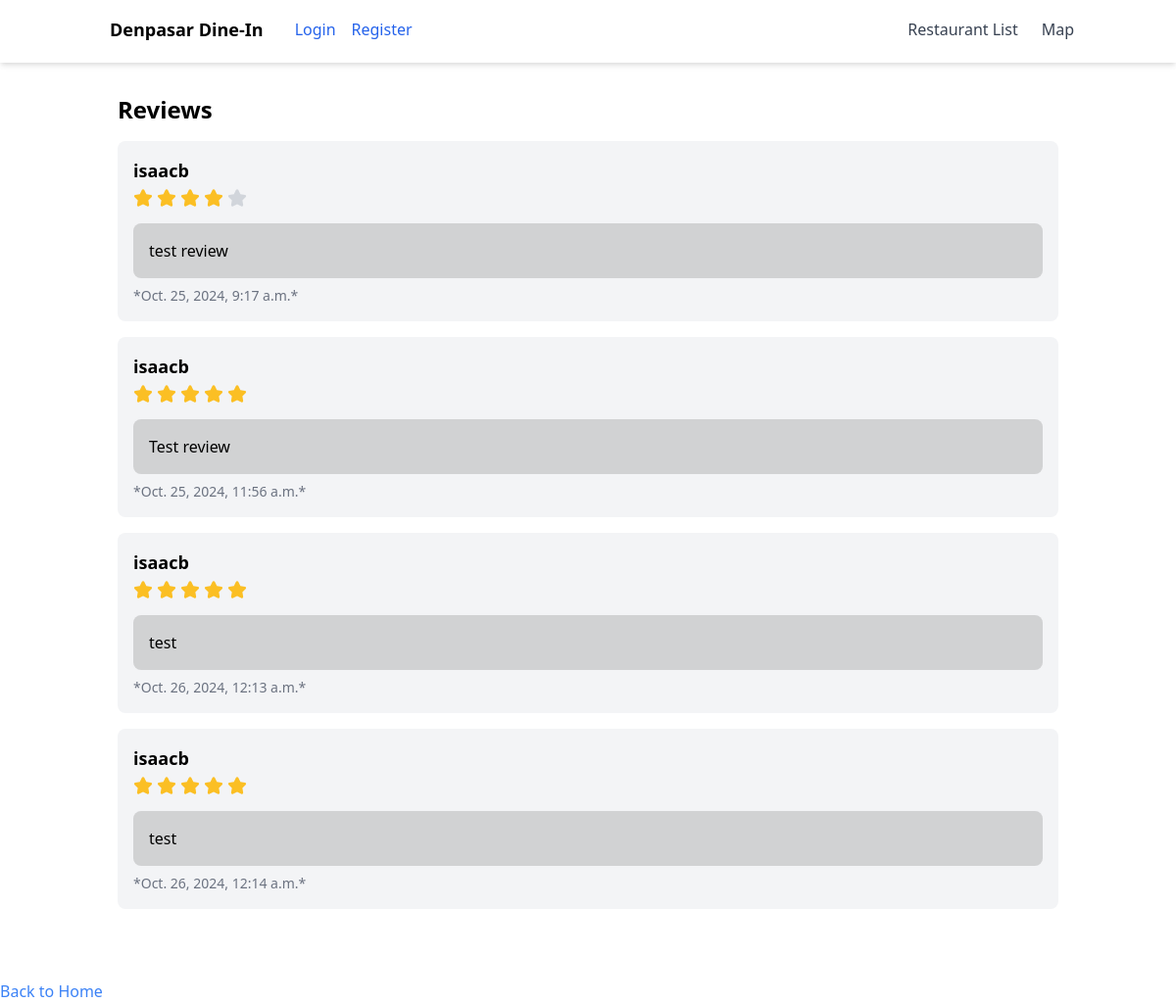
Screenshot of /reviews/restaurant/1135122/ with the database file from the repository.
### reviews/models.py (models this page shows, shortened)
class Review(models.Model):
    restaurant = models.ForeignKey(Restaurant, on_delete=models.CASCADE, related_name='restaurant_reviews')
    user = models.ForeignKey(User, on_delete=models.CASCADE)
    rating = models.IntegerField(choices=[(i, i) for i in range(1, 6)])
    comment = models.TextField(blank=True)
    created_at = models.DateTimeField(auto_now_add=True)

### reviews/views.py (the view)
# urls.py: path('restaurant/<int:restaurant_id>/', views.restaurant_detail, name='restaurant_detail'),
def restaurant_detail(request, restaurant_id):
    restaurant = get_object_or_404(Restaurant, id=restaurant_id)
    reviews = restaurant.restaurant_reviews.all()
    user_has_liked = restaurant.likes.filter(user=request.user).exists() if request.user.is_authenticated else False
    return render(request, 'restaurant_detail.html', {'restaurant': restaurant, 'reviews': reviews, 'user_has_liked': user_has_liked})

### reviews/templates/restaurant_detail.html (shortened to what this page needs)
<!DOCTYPE html>
<html lang="en">
<head>
    <link href="https://cdn.jsdelivr.net/npm/tailwindcss@2.2.19/dist/tailwind.min.css" rel="stylesheet">
</head>
<body class="bg-F2F0EF min-h-screen">
    {% include 'navbar.html' %}
    <div class="container mx-auto p-8">
        <h2 class="text-2xl font-bold mb-4">Reviews</h2>
        {% if reviews %}
            {% for review in reviews %}
                <div class="bg-gray-100 p-4 rounded-lg mb-4">
                    <p class="font-bold text-lg mb-1">{{ review.user.username }}</p>
                    <div class="flex items-center mb-4">
                    </div>
                    <div style="background-color: rgba(128, 128, 128, 0.3);" class="rounded-lg p-4 mb-2">
                        <p>{{ review.comment }}</p>
                    </div>
                    <p class="text-sm text-gray-500">*{{ review.created_at }}*</p>
                </div>
            {% endfor %}
        {% else %}
            <p>No reviews yet. Be the first to <a href="{% url 'add_review' restaurant.id %}" class="text-blue-500">leave a review</a>.</p>
        {% endif %}
    </div>
    <div class="mt-6">
        <a href="{% url 'restaurant_list' %}" class="text-blue-500 hover:underline">
            Back to Home
        </a>
    </div>
</body>
</html>

### rows the page displays
Review: user.username "isaacb", rating 4 (drawn), comment "test review", created_at "Oct. 25, 2024, 9:17 a.m."
Review: user.username "isaacb", rating 5 (drawn), comment "Test review", created_at "Oct. 25, 2024, 11:56 a.m."
Review: user.username "isaacb", rating 5 (drawn), comment "test", created_at "Oct. 26, 2024, 12:13 a.m."
Review: user.username "isaacb", rating 5 (drawn), comment "test", created_at "Oct. 26, 2024, 12:14 a.m."
